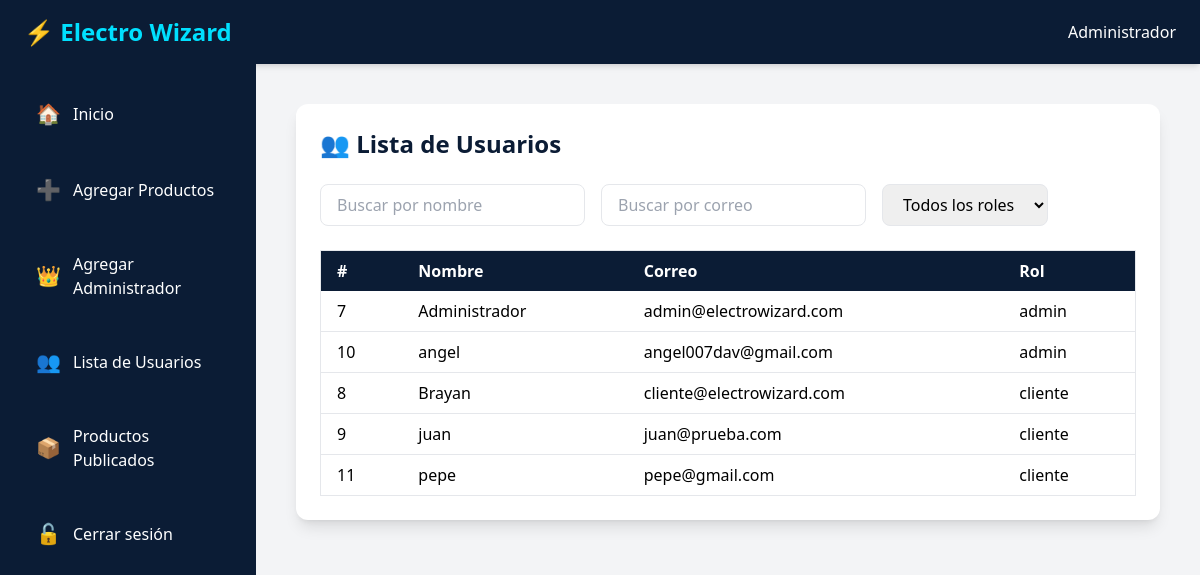
/dashboard_admin/dashboard_admin.php?view=ver_usuarios (signed in), run on the app's committed database.
### tables this page shows
CREATE TABLE `usuarios` (
  `id_usuario` int(11) NOT NULL,
  `nombre` varchar(100) NOT NULL,
  `correo` varchar(150) NOT NULL,
  `contraseña` varchar(255) NOT NULL,
  `rol` enum('admin','cliente') NOT NULL DEFAULT 'cliente',
  `fecha_registro` timestamp NOT NULL DEFAULT current_timestamp(),
  `direccion` varchar(200) DEFAULT NULL,
  `telefono` varchar(20) DEFAULT NULL,
  `imagen_perfil` varchar(255) DEFAULT NULL
);

### dashboard_admin/vistas/ver_usuarios.php (the view, shortened to what this page needs)
<?php
include __DIR__ . "/../../config/conexion.php";
$sql = "SELECT id_usuario, nombre, correo, rol FROM usuarios ORDER BY rol, nombre ASC";
$resultado = $conexion->query($sql);
?>
<div class="bg-white rounded-xl shadow-lg p-6">
  <h3 class="text-2xl font-semibold text-[#0b1c35] mb-6">👥 Lista de Usuarios</h3>
  <div class="flex flex-wrap gap-4 mb-6">
    <input type="text" id="filtroNombre" placeholder="Buscar por nombre" class="px-4 py-2 border rounded-lg focus:ring-2 focus:ring-[#00e0ff]">
    <input type="text" id="filtroCorreo" placeholder="Buscar por correo" class="px-4 py-2 border rounded-lg focus:ring-2 focus:ring-[#00e0ff]">
    <select id="filtroRol" class="px-4 py-2 border rounded-lg focus:ring-2 focus:ring-[#00e0ff]">
      <option value="">Todos los roles</option>
    </select>
  </div>
  <table class="min-w-full border border-gray-200 rounded-lg">
    <thead class="bg-[#0b1c35] text-white">
      <tr>
        <th class="py-2 px-4 text-left">#</th>
        <th class="py-2 px-4 text-left">Nombre</th>
        <th class="py-2 px-4 text-left">Correo</th>
        <th class="py-2 px-4 text-left">Rol</th>
      </tr>
    </thead>
    <tbody id="tablaUsuarios">
      <?php while($u = $resultado->fetch_assoc()): ?>
        <tr class="border-b hover:bg-gray-50 filaUsuario">
          <td class="py-2 px-4"><?php echo $u['id_usuario']; ?></td>
          <td class="py-2 px-4 nombre"><?php echo htmlspecialchars($u['nombre']); ?></td>
          <td class="py-2 px-4 correo"><?php echo htmlspecialchars($u['correo']); ?></td>
          <td class="py-2 px-4 rol"><?php echo htmlspecialchars($u['rol']); ?></td>
        </tr>
      <?php endwhile; ?>
    </tbody>
  </table>
</div>

### dashboard_admin/dashboard_admin.php (shortened to what this page needs)
<?php
$nombre = $_SESSION['nombre'];
?>
<!DOCTYPE html>
<html lang="es">
<head>
  <script src="https://cdn.tailwindcss.com"></script>
  <link rel="stylesheet" href="style.css" />
</head>
<body class="bg-gray-100">
  <header class="bg-[#0b1c35] text-white flex justify-between items-center px-6 py-4 shadow-md">
    <a href="../landing_page/index.php" class="flex items-center space-x-2 hover:scale-105 transition-transform duration-200">
      <h1 class="text-2xl font-bold text-[#00e0ff] cursor-pointer">⚡ Electro Wizard</h1>
    </a>
    <span>Administrador</span>
  </header>
  <div class="flex min-h-screen">
    <aside class="bg-[#0b1c35] text-white w-64 p-6">
      <nav class="space-y-6">
        <a href="dashboard_admin.php" class="flex items-center space-x-3 p-3 rounded-lg hover:bg-[#12274d] transition">
          <span class="text-xl">🏠</span>
          <span class="font-medium">Inicio</span>
        </a>
        <a href="dashboard_admin.php?view=agregar_producto" class="flex items-center space-x-3 p-3 rounded-lg hover:bg-[#12274d] transition">
          <span class="text-xl">➕</span>
          <span class="font-medium">Agregar Productos</span>
        </a>
        <a href="dashboard_admin.php?view=agregar_admin" class="flex items-center space-x-3 p-3 rounded-lg hover:bg-[#12274d] transition">
          <span class="text-xl">👑</span>
          <span class="font-medium">Agregar Administrador</span>
        </a>
        <a href="dashboard_admin.php?view=ver_usuarios" class="flex items-center space-x-3 p-3 rounded-lg hover:bg-[#12274d] transition">
          <span class="text-xl">👥</span>
          <span class="font-medium">Lista de Usuarios</span>
        </a>
        <a href="dashboard_admin.php?view=ver_productos_admin" class="flex items-center space-x-3 p-3 rounded-lg hover:bg-[#12274d] transition">
          <span class="text-xl">📦</span>
          <span class="font-medium">Productos Publicados</span>
        </a>
        <a href="../login/login.html" class="flex items-center space-x-3 p-3 rounded-lg hover:bg-red-600 transition">
          <span class="text-xl">🔓</span>
          <span class="font-medium">Cerrar sesión</span>
        </a>
      </nav>
    </aside>
    <main class="flex-1 p-10">
      <?php
      if(!isset($_GET['view'])) {
      ?>
      <h2 class="text-3xl font-bold text-[#0b1c35] mb-3">Bienvenido, <?php echo htmlspecialchars($nombre); ?> 👋</h2>
      <p class="text-lg text-gray-700 mb-8">Desde este panel puedes administrar todo el sistema de Electro Wizard.</p>
      <div class="grid md:grid-cols-2 lg:grid-cols-3 gap-6">
        <a href="dashboard_admin.php?view=agregar_producto"
           class="bg-white border rounded-xl p-6 shadow hover:shadow-xl transition hover:-translate-y-1">
          <div class="text-4xl mb-3">➕</div>
          <h3 class="text-xl font-semibold text-[#0b1c35] mb-2">Agregar Productos</h3>
          <p class="text-gray-600">Añade nuevos productos al catálogo y gestiona su información.</p>
        </a>
        <a href="dashboard_admin.php?view=ver_productos_admin"
           class="bg-white border rounded-xl p-6 shadow hover:shadow-xl transition hover:-translate-y-1">
          <div class="text-4xl mb-3">📦</div>
          <h3 class="text-xl font-semibold text-[#0b1c35] mb-2">Ver Productos Publicados</h3>
          <p class="text-gray-600">Consulta, edita o elimina los productos existentes en la tienda.</p>
        </a>
        <a href="dashboard_admin.php?view=agregar_admin"
           class="bg-white border rounded-xl p-6 shadow hover:shadow-xl transition hover:-translate-y-1">
          <div class="text-4xl mb-3">👑</div>
          <h3 class="text-xl font-semibold text-[#0b1c35] mb-2">Agregar Administrador</h3>
          <p class="text-gray-600">Crea nuevas cuentas con permisos de administración.</p>
        </a>
        <a href="dashboard_admin.php?view=ver_usuarios"
           class="bg-white border rounded-xl p-6 shadow hover:shadow-xl transition hover:-translate-y-1">
          <div class="text-4xl mb-3">👥</div>
          <h3 class="text-xl font-semibold text-[#0b1c35] mb-2">Lista de Usuarios</h3>
          <p class="text-gray-600">Revisa todos los usuarios registrados y su información.</p>
        </a>
      </div>
      <?php
      } else {
          $vista = $_GET['view'];
          $path = __DIR__ . "/vistas/".$vista.".php";
          if(file_exists($path)){
              include $path;
          } else {
              echo "<h2 class='text-2xl font-bold text-red-600'>Vista no encontrada</h2>";
          }
      }
      ?>
    </main>
  </div>
</body>
</html>

### data on the page
usuarios: id_usuario "7", nombre "Administrador", correo "admin@electrowizard.com", rol "admin"
usuarios: id_usuario "10", nombre "angel", correo "angel007dav@gmail.com", rol "admin"
usuarios: id_usuario "8", nombre "Brayan", correo "cliente@electrowizard.com", rol "cliente"
usuarios: id_usuario "9", nombre "juan", correo "juan@prueba.com", rol "cliente"
usuarios: id_usuario "11", nombre "pepe", correo "pepe@gmail.com", rol "cliente"
